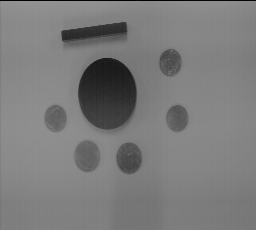
#> input picture taller_5/images/MORPHO.png, 256 x 230 px
$ jupyter execute filtros_no_lineales.ipynb
#> lines starting #> are read from the running program, lines starting #| are printed output that depends on the picture
[cell 1]
import cv2
import numpy as np
import matplotlib.pyplot as plt
from scipy.signal import find_peaks

image = cv2.imread("images/MORPHO.png", cv2.IMREAD_GRAYSCALE)
#> image is the input picture: shape (230, 256); min 0, max 148, mean 123.1

# Visualizar imagen
plt.imshow(image, cmap="gray",  vmin=0, vmax=255)
plt.show()

[cell 2]
#Perturbe (ensucie) la imagen con 25% de ruido “sal y pimienta”.
from skimage.util import random_noise

noised_image = random_noise(image, mode='s&p', amount=0.25)
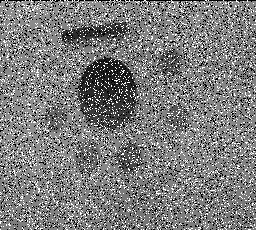
#> noised_image: shape (230, 256) float64; min 0, max 1, mean 0.487

# Visualizar imagen
plt.imshow(noised_image, cmap="gray")
plt.show()

[cell 3]
# Aplique un filtro promedio 3x3 sobre la imagen con ruido
from skimage.morphology import footprint_rectangle
from skimage.filters.rank import mean

avg = mean(noised_image, footprint_rectangle((3,3)))
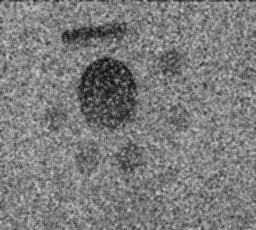
#> avg: shape (230, 256); min 11, max 213, mean 124

# Visualizar imagen
plt.imshow(noised_image, cmap="gray")
plt.title("Original con sal y pimienta")
plt.show()

# Visualizar imagen
plt.imshow(avg, cmap="gray")
plt.title("Filtro promedio: ventana de 3x3")
plt.show()

Visualmente, ¿cómo es el resultado y a qué se debe?

El resultado es malo, la termina de empeorar, esto se debe a que el filtro promedio actua mejor en imagenes con ruido gaussiano o Erlang, pero con sal y pimienta no.

[cell 4]
#Aplique un filtro sigma 3x3 calculando el valor medio a partir pixel central sobre la imagen con ruido

import numpy as np
from scipy.ndimage import generic_filter


def sigma_filter(values, median=False):

    mean = values[int((values.size)//2)]
    if median:
      mean = np.median(values)

    std = np.std(values)
    filtered_values = values[(values > mean - std) & (values < mean + std)]
    return np.mean(values) if filtered_values.size<=1 else np.mean(filtered_values)


filtered_image = generic_filter(noised_image, sigma_filter, size=(3,3))
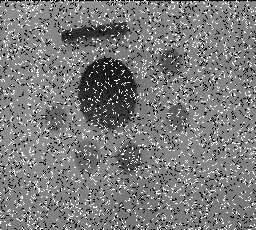
#> filtered_image: shape (230, 256) float64; min 0, max 1, mean 0.486

# Visualizar imagen
plt.imshow(noised_image, cmap="gray")
plt.title("Original con sal y pimienta")
plt.show()

# Visualizar imagen
plt.imshow(filtered_image, cmap="gray")
plt.title("Filtro sigma 3x3: pixel central")
plt.show()

Visualmente, ¿cómo es el resultado comparado con el filtro promedio lineal? Consultando la definición del Sigma explique este resultado. En el caso del ruido “sal y pimienta”, después de aplicar el filtro Sigma, quedan varios puntos aberrantes. ¿A qué se debe esto?

Comparado al filtro promedio, este filtro sigma, reduce el ruido sal y pimienta mucho mejor. El filtro sigma mejora la imagen porque utiliza la desviación estándar como criterio estadístico para excluir valores dentro del vecindario en base al pixen central. Esto permite reducir el ruido sin promediar indiscriminadamente todos los píxeles, preservando mejor los bordes en comparación con el filtro promedio tradicional.

Sin embargo, en presencia de ruido sal y pimienta, pueden permanecer puntos aberrantes debido a que este tipo de ruido introduce valores extremos que alteran la desviación estándar del vecindario. Además, si el píxel central está afectado por el ruido, el filtro lo usa como referencia para calcular el rango de la desviacion, y esto nos afecta el resultado.

[cell 5]
#Aplique un filtro sigma 3x3 calculando el valor medio a partir de la mediana de los pixeles del vecindario sobre la imagen con ruido.

import numpy as np
from scipy.ndimage import generic_filter


def sigma_filter(values, median=False):

    mean = values[int((values.size)//2)]
    if median:
      mean = np.median(values)

    std = np.std(values)
    filtered_values = values[(values > mean - std) & (values < mean + std)]
    return np.mean(values) if filtered_values.size<=1 else np.mean(filtered_values)


filtered_image = generic_filter(
    noised_image,
    sigma_filter,
    size=(3, 3),
    extra_arguments=(True,)
)

# Visualizar imagen
plt.imshow(noised_image, cmap="gray")
plt.title("Original con sal y pimienta")
plt.show()

# Visualizar imagen
plt.imshow(filtered_image, cmap="gray")
plt.title("Filtro sigma 3x3: mediana")
plt.show()

Visualmente, ¿cómo es el resultado comparado con el filtro promedio lineal? Consultando la definición del Sigma explique este resultado. En el caso del ruido “sal y pimienta”, después de aplicar el filtro Sigma, quedan varios sólo algunos aberrantes. ¿A qué se debe esto? ¿Por qué hay una diferencia significativa con el resultado anterior?

Comparado al filtro promedio, este filtro sigma, reduce el ruido sal y pimienta mucho mejor. El filtro sigma mejora la imagen porque utiliza la desviación estándar como criterio estadístico para excluir valores dentro del vecindario en base a la mediana. Esto permite reducir el ruido sin promediar indiscriminadamente todos los píxeles, preservando mejor los bordes en comparación con el filtro promedio tradicional.

Sin embargo, en presencia de ruido sal y pimienta, pueden permanecer puntos aberrantes debido a que este tipo de ruido introduce valores extremos que alteran la desviación estándar del vecindario. Además, si el píxel central está afectado por el ruido, el filtro lo usa como referencia para calcular el rango de la desviacion, y esto nos afecta el resultado.

[cell 6]
#Aplique un filtro mediano 3x3 a la imagen con ruido
from skimage import data
from skimage.morphology import disk, ball
from skimage.filters.rank import median
import numpy as np

rng = np.random.default_rng()

volume = rng.integers(0, 255, size=(10,10,10), dtype=np.uint8)
med = median(noised_image, disk(5))
med_vol = median(volume, ball(5))

# Visualizar imagen
plt.imshow(med, cmap="gray", vmin=0, vmax=255)
plt.title("filtro mediano")
plt.show()

Visualmente, ¿cómo es el resultado comparado con los dos filtros anteriores? ¿A qué se debe este resultado? Evalúe los otros filtros que ofrece el módulo filters.rank de scikit-image: majority, maximum, minumum, modal, geometric_mean. Explique su comportamiento.

[cell 7]
#Repita las operaciones 3 a 6, pero con un ruido uniforme de amplitud 30.

# Se le aplica ruido uniforme
noise = np.random.uniform(low=-15, high=15, size=image.shape)
noised_image = image + noise
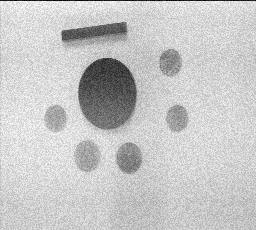
#> noised_image: shape (230, 256) float64; min -14.86, max 161.5, mean 123.1; drawn with min black and max white
noised_image = noised_image.astype(np.uint8)

# Visualizar imagen
plt.imshow(noised_image, cmap="gray")
plt.title("Original con ruido uniforme")
plt.show()

# ------ Aplicar filtro promedio 3x3 ------
avg = mean(noised_image, footprint_rectangle((3,3)))

# Visualizar imagen
plt.imshow(avg, cmap="gray")
plt.title("Filtro promedio: ventana de 3x3")
plt.show()

# ------- Aplicar filtro sigma 3x3 PIXEL CENTRAL-------
filtered_image = generic_filter(noised_image, sigma_filter, size=(3,3))
# Visualizar imagen
plt.imshow(filtered_image, cmap="gray")
plt.title("Filtro sigma 3x3: pixel central")
plt.show()

# ------- Aplicar filtro sigma 3x3 MEDIANA-------
filtered_image = generic_filter(
    noised_image,
    sigma_filter,
    size=(3, 3),
    extra_arguments=(True,)
)
# Visualizar imagen
plt.imshow(filtered_image, cmap="gray")
plt.title("Filtro sigma 3x3: mediana")
plt.show()

[cell 8]
#Repita el punto 6 y 7 con la imagen fissure.png.
image = cv2.imread("images/fissure.png", cv2.IMREAD_GRAYSCALE)
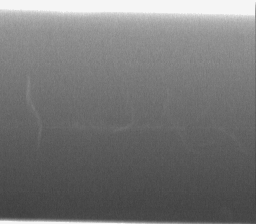
#> input picture taller_5/images/FISSURE.png, 256 x 224 px, found by its file name
#> image is the input picture: shape (224, 256); min 63, max 245, mean 117.9

# Visualizar imagen
plt.imshow(image, cmap="gray",  vmin=0, vmax=255)
plt.show()

# ------- Aplicar filtro sigma 3x3 MEDIANA-------
filtered_image = generic_filter(
    image,
    sigma_filter,
    size=(3, 3),
    extra_arguments=(True,)
)
#> filtered_image: shape (224, 256)
# Visualizar imagen
plt.imshow(filtered_image, cmap="gray")
plt.title("Filtro sigma 3x3: mediana")
plt.show()

# ------ Aplicar filtro mediano ---------
rng = np.random.default_rng()

volume = rng.integers(0, 255, size=(10,10,10), dtype=np.uint8)
med = median(image, disk(5))
#> med: shape (224, 256)
med_vol = median(volume, ball(5))

# Visualizar imagen
plt.imshow(med, cmap="gray")
plt.title("filtro mediano")
plt.show()
